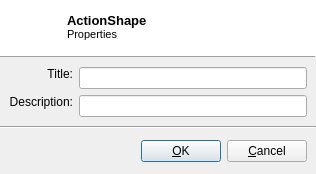
<?xml version="1.0" encoding="UTF-8"?>
<ui version="4.0">
 <class>ActionShapePropertiesDialog</class>
 <widget class="QDialog" name="ActionShapePropertiesDialog">
  <property name="geometry">
   <rect>
    <x>0</x>
    <y>0</y>
    <width>316</width>
    <height>174</height>
   </rect>
  </property>
  <property name="windowTitle">
   <string>Edit item</string>
  </property>
  <layout class="QVBoxLayout" name="verticalLayout">
   <property name="spacing">
    <number>0</number>
   </property>
   <property name="leftMargin">
    <number>0</number>
   </property>
   <property name="topMargin">
    <number>0</number>
   </property>
   <property name="rightMargin">
    <number>0</number>
   </property>
   <property name="bottomMargin">
    <number>2</number>
   </property>
   <item>
    <widget class="QFrame" name="frame_2">
     <property name="minimumSize">
      <size>
       <width>0</width>
       <height>55</height>
      </size>
     </property>
     <property name="maximumSize">
      <size>
       <width>16777215</width>
       <height>55</height>
      </size>
     </property>
     <property name="styleSheet">
      <string notr="true">background-color: white;</string>
     </property>
     <property name="frameShadow">
      <enum>QFrame::Raised</enum>
     </property>
     <layout class="QHBoxLayout" name="horizontalLayout_2">
      <property name="spacing">
       <number>15</number>
      </property>
      <property name="leftMargin">
       <number>20</number>
      </property>
      <item>
       <widget class="QLabel" name="label_3">
        <property name="minimumSize">
         <size>
          <width>32</width>
          <height>32</height>
         </size>
        </property>
        <property name="maximumSize">
         <size>
          <width>32</width>
          <height>32</height>
         </size>
        </property>
        <property name="text">
         <string/>
        </property>
        <property name="pixmap">
         <pixmap resource="../res.qrc">:/dlg/res/32/contact-new.png</pixmap>
        </property>
       </widget>
      </item>
      <item>
       <widget class="QLabel" name="label_4">
        <property name="text">
         <string>&lt;!DOCTYPE HTML PUBLIC &quot;-//W3C//DTD HTML 4.0//EN&quot; &quot;http://www.w3.org/TR/REC-html40/strict.dtd&quot;&gt;
&lt;html&gt;&lt;head&gt;&lt;meta name=&quot;qrichtext&quot; content=&quot;1&quot; /&gt;&lt;style type=&quot;text/css&quot;&gt;
p, li { white-space: pre-wrap; }
&lt;/style&gt;&lt;/head&gt;&lt;body style=&quot; font-family:'MS Shell Dlg 2'; font-size:8.25pt; font-weight:400; font-style:normal;&quot;&gt;
&lt;p style=&quot; margin-top:0px; margin-bottom:0px; margin-left:0px; margin-right:0px; -qt-block-indent:0; text-indent:0px;&quot;&gt;&lt;span style=&quot; font-size:10pt; font-weight:600;&quot;&gt;ActionShape&lt;/span&gt;&lt;/p&gt;
&lt;p style=&quot; margin-top:0px; margin-bottom:0px; margin-left:0px; margin-right:0px; -qt-block-indent:0; text-indent:0px;&quot;&gt;&lt;span style=&quot; font-size:8pt;&quot;&gt;Properties&lt;/span&gt;&lt;/p&gt;&lt;/body&gt;&lt;/html&gt;</string>
        </property>
       </widget>
      </item>
     </layout>
    </widget>
   </item>
   <item>
    <widget class="Line" name="line">
     <property name="frameShadow">
      <enum>QFrame::Raised</enum>
     </property>
     <property name="orientation">
      <enum>Qt::Horizontal</enum>
     </property>
    </widget>
   </item>
   <item>
    <widget class="QFrame" name="frame">
     <property name="frameShadow">
      <enum>QFrame::Raised</enum>
     </property>
     <layout class="QGridLayout" name="gridLayout">
      <item row="0" column="0">
       <widget class="QLabel" name="label">
        <property name="text">
         <string>Title:</string>
        </property>
        <property name="alignment">
         <set>Qt::AlignRight|Qt::AlignTop|Qt::AlignTrailing</set>
        </property>
       </widget>
      </item>
      <item row="0" column="1">
       <widget class="QLineEdit" name="linTitle"/>
      </item>
      <item row="2" column="1">
       <spacer name="verticalSpacer">
        <property name="orientation">
         <enum>Qt::Vertical</enum>
        </property>
        <property name="sizeHint" stdset="0">
         <size>
          <width>20</width>
          <height>40</height>
         </size>
        </property>
       </spacer>
      </item>
      <item row="1" column="1">
       <widget class="QLineEdit" name="linDescription"/>
      </item>
      <item row="1" column="0">
       <widget class="QLabel" name="label_2">
        <property name="text">
         <string>Description:</string>
        </property>
        <property name="alignment">
         <set>Qt::AlignRight|Qt::AlignTop|Qt::AlignTrailing</set>
        </property>
       </widget>
      </item>
     </layout>
    </widget>
   </item>
   <item>
    <widget class="Line" name="line_2">
     <property name="orientation">
      <enum>Qt::Horizontal</enum>
     </property>
    </widget>
   </item>
   <item>
    <widget class="QFrame" name="frame_3">
     <property name="minimumSize">
      <size>
       <width>0</width>
       <height>43</height>
      </size>
     </property>
     <property name="maximumSize">
      <size>
       <width>16777215</width>
       <height>43</height>
      </size>
     </property>
     <property name="frameShadow">
      <enum>QFrame::Raised</enum>
     </property>
     <layout class="QHBoxLayout" name="horizontalLayout">
      <property name="topMargin">
       <number>5</number>
      </property>
      <property name="bottomMargin">
       <number>3</number>
      </property>
      <item>
       <spacer name="horizontalSpacer">
        <property name="orientation">
         <enum>Qt::Horizontal</enum>
        </property>
        <property name="sizeHint" stdset="0">
         <size>
          <width>132</width>
          <height>20</height>
         </size>
        </property>
       </spacer>
      </item>
      <item>
       <widget class="QPushButton" name="btnOkay">
        <property name="text">
         <string>&amp;OK</string>
        </property>
        <property name="default">
         <bool>true</bool>
        </property>
       </widget>
      </item>
      <item>
       <widget class="QPushButton" name="btnCancel">
        <property name="text">
         <string>&amp;Cancel</string>
        </property>
       </widget>
      </item>
     </layout>
    </widget>
   </item>
  </layout>
 </widget>
 <resources>
  <include location="../res.qrc"/>
 </resources>
 <connections/>
</ui>
